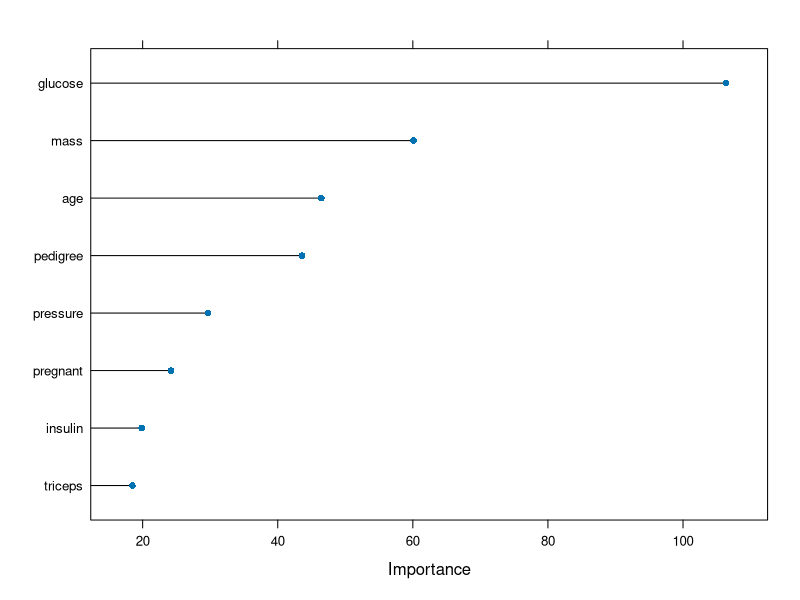

Reproduce this figure in R. (Note: a time limit stopped this script after it produced the figure.)
# 1. Remove Redundant Features

# ensure the results are repeatable
set.seed(123)
# load the library
library(mlbench)
library(caret)
# load the data
data(PimaIndiansDiabetes)
# calculate correlation matrix
correlationMatrix = cor(PimaIndiansDiabetes[,1:8])
# summarize the correlation matrix
round(correlationMatrix,2)
# find attributes that are highly corrected (ideally >0.75)
highlyCorrelated = findCorrelation(correlationMatrix, cutoff=0.4)
# print indexes of highly correlated attributes
print(highlyCorrelated)


# 2. Rank Features By Importance

# prepare training scheme
control = trainControl(method="repeatedcv", number=10, repeats=3)

names(getModelInfo())
# train the model
model = train(diabetes~., 
              data=PimaIndiansDiabetes, 
              method="rf", 
             
              trControl=control)
# estimate variable importance
importance = varImp(model, scale=FALSE)
# summarize importance
print(importance)
# plot importance
plot(importance)

# 3. Feature Selection


# define the control using a random forest selection function
control = rfeControl(functions=rfFuncs, method="cv", number=10)
# run the RFE algorithm
results = rfe(PimaIndiansDiabetes[,1:8], 
              PimaIndiansDiabetes[,9], 
              sizes=c(1:8), 
              rfeControl=control)
# summarize the results
print(results)
# list the chosen features
predictors(results)
# plot the results
plot(results, type=c("g", "b"))
